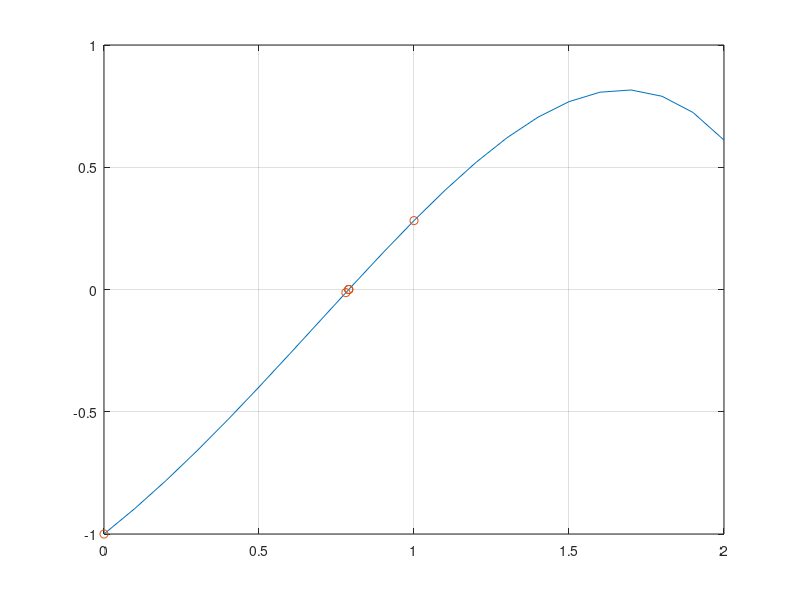

Write MATLAB code to recreate this figure.
%Sample script for Newton's Method
%Solving f(x)=0, with starting initial guess x_o
%Method: x_{n+1}=x_{n}-f(x_n)/f'(x_n+1)

clc
clear all
format long
n_max=20;
tol=10^(-14);
%initial guess
xold=0;

formatSpec = '%d, %d, %d';
for n=1:n_max
    
    fx=(xold+1)^2-exp(xold)-1;
    fprimex=2*(xold+1)-exp(xold);
    %print
    sprintf(formatSpec,n-1,xold,fx)
    
    xapprox(n)=xold;
    yapprox(n)=fx;
    
    xnew=xold-(fx)/(fprimex);
    
    
    %stopping criteria
     if abs(fx)<tol
        break
    end
    
    %update
    xold=xnew;
end

x=[0:.1:2];y=(x+1).^2-exp(x)-1;
figure(2);
plot(x,y)
hold on
plot(xapprox,yapprox,'o')
grid on;
